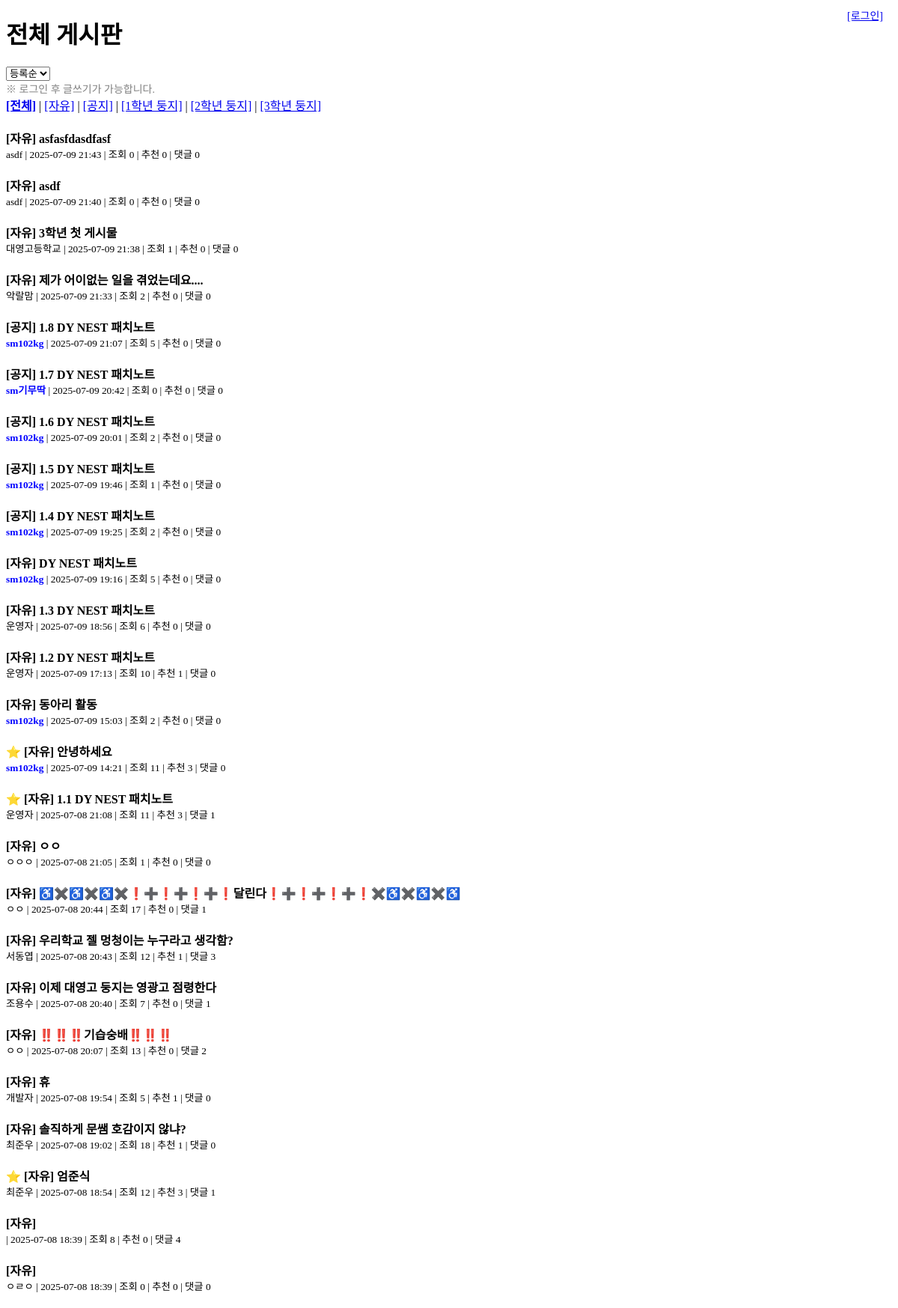
The page / on the database its author committed.
### board/models.py (models this page shows)
class Post(models.Model):
    title = models.CharField(max_length=200)
    content = models.TextField()
    writer = models.CharField(max_length=50)
    board_type = models.CharField(max_length=20, choices=BoardType.choices)
    created_at = models.DateTimeField(auto_now_add=True)
    view_count = models.IntegerField(default=0)
    like_count = models.IntegerField(default=0)
    file = models.FileField(upload_to='uploads/', null=True, blank=True)
    category = models.CharField(max_length=20, choices=CATEGORY_CHOICES, default='자유')
    image = models.ImageField(upload_to='images/', blank=True, null=True)

### board/views.py (the view)
# urls.py: path('', views.index, name='index'),
def index(request):
    board = request.GET.get('board', '전체')
    sort = request.GET.get('sort', 'latest')
    if board == '전체':
        posts = Post.objects.exclude(category__in=['1학년 둥지', '2학년 둥지', '3학년 둥지'])
    else:
        posts = Post.objects.filter(category=board)
    if sort == 'likes':
        posts = posts.order_by('-like_count')
    elif sort == 'views':
        posts = posts.order_by('-view_count')
    else:
        posts = posts.order_by('-created_at')
    for post in posts:
        post.comment_count = post.comments.count()
    user_count = User.objects.count()
    return render(request, 'board/index.html', {
        'posts': posts,
        'board': board,
        'user_count': user_count,
        'ADMIN_USERS': ADMIN_USERS,
    })

### board/templates/board/index.html (shortened to what this page needs)
<!DOCTYPE html>
<html lang="ko">
<head>
</head>
<body>
{% if user.is_authenticated %}
  <div class="login-status">
    {% if user.username in ADMIN_USERS %}
      <span class="admin-name">{{ user.username }}</span> 님 로그인 되셨습니다.<br>
      전체 회원 수: {{ user_count }}명<br>
    {% else %}
      {{ user.username }} 님 로그인 되셨습니다.<br>
    {% endif %}
    <form action="{% url 'logout' %}" method="post" style="display:inline;">
      {% csrf_token %}
      <button type="submit" class="logout-btn">로그아웃</button>
    </form>
  </div>
{% else %}
  <div class="login-status">
    <a href="{% url 'login' %}">[로그인]</a>
  </div>
{% endif %}
<h1>{{ board }} 게시판</h1>
<form method="get">
  <select name="sort" onchange="this.form.submit()">
    <option value="created_at" {% if sort == 'created_at' %}selected{% endif %}>등록순</option>
  </select>
</form>
{% if user.is_authenticated %}
  <a href="{% url 'create_post' %}" style="display: inline-block; margin: 10px 0; padding: 8px 12px; background-color: #4CAF50; color: white; border-radius: 4px; text-decoration: none;">
    글쓰기
  </a>
{% else %}
  <span style="color: gray; font-size: 14px;">※ 로그인 후 글쓰기가 가능합니다.</span>
{% endif %}
<div style="margin-bottom: 20px;">
  <a href="?board=전체" {% if board == '전체' %}style="font-weight:bold;"{% endif %}>[전체]</a> |
  <a href="?board=자유" {% if board == '자유' %}style="font-weight:bold;"{% endif %}>[자유]</a> |
  <a href="?board=공지" {% if board == '공지' %}style="font-weight:bold;"{% endif %}>[공지]</a> |
  <a href="?board=1학년 둥지" {% if board == '1학년 둥지' %}style="font-weight:bold;"{% endif %}>[1학년 둥지]</a> |
  <a href="?board=2학년 둥지" {% if board == '2학년 둥지' %}style="font-weight:bold;"{% endif %}>[2학년 둥지]</a> |
  <a href="?board=3학년 둥지" {% if board == '3학년 둥지' %}style="font-weight:bold;"{% endif %}>[3학년 둥지]</a>
</div>
{% for post in posts %}
  <div style="margin-bottom: 20px;">
    <a href="{% url 'post_detail' post.id %}" style="text-decoration: none; color: black;">
      {% if post.like_count >= 3 %}
        <span style="color: gold;">⭐</span>
      {% endif %}
      <strong>[{{ post.category }}] {{ post.title }}</strong>
    </a><br>
    <small>
      {% if post.writer in ADMIN_USERS %}
        <span class="admin-name">{{ post.writer }}</span>
      {% else %}
        {{ post.writer }}
      {% endif %}
      | {{ post.created_at|date:"Y-m-d H:i" }} |
      조회 {{ post.view_count }} | 추천 {{ post.like_count }} | 댓글 {{ post.comment_count }}
    </small>
  </div>
{% endfor %}
</body>
</html>

### board/templates/board/index.html (style rules this page uses)
.login-status { position: fixed; top: 10px; right: 20px; text-align: right; font-size: 14px; z-index: 1000; }
.admin-name { color: blue; font-weight: bold; }

### rows shown on the page
Post: category "자유", title "asfasfdasdfasf", writer "asdf", created_at "2025-07-09 21:43", view_count "0", like_count "0", comment_count "0"
Post: category "자유", title "asdf", writer "asdf", created_at "2025-07-09 21:40", view_count "0", like_count "0", comment_count "0"
Post: category "자유", title "3학년 첫 게시물", writer "대영고등학교", created_at "2025-07-09 21:38", view_count "1", like_count "0", comment_count "0"
Post: category "자유", title "제가 어이없는 일을 겪었는데요....", writer "악랄맘", created_at "2025-07-09 21:33", view_count "2", like_count "0", comment_count "0"
Post: category "공지", title "1.8 DY NEST 패치노트", writer "sm102kg", created_at "2025-07-09 21:07", view_count "5", like_count "0", comment_count "0"
Post: category "공지", title "1.7 DY NEST 패치노트", writer "sm기무딱", created_at "2025-07-09 20:42", view_count "0", like_count "0", comment_count "0"
Post: category "공지", title "1.6 DY NEST 패치노트", writer "sm102kg", created_at "2025-07-09 20:01", view_count "2", like_count "0", comment_count "0"
Post: category "공지", title "1.5 DY NEST 패치노트", writer "sm102kg", created_at "2025-07-09 19:46", view_count "1", like_count "0", comment_count "0"
Post: category "공지", title "1.4 DY NEST 패치노트", writer "sm102kg", created_at "2025-07-09 19:25", view_count "2", like_count "0", comment_count "0"
Post: category "자유", title "DY NEST 패치노트", writer "sm102kg", created_at "2025-07-09 19:16", view_count "5", like_count "0", comment_count "0"
Post: category "자유", title "1.3 DY NEST 패치노트", writer "운영자", created_at "2025-07-09 18:56", view_count "6", like_count "0", comment_count "0"
Post: category "자유", title "1.2 DY NEST 패치노트", writer "운영자", created_at "2025-07-09 17:13", view_count "10", like_count "1", comment_count "0"
Post: category "자유", title "동아리 활동", writer "sm102kg", created_at "2025-07-09 15:03", view_count "2", like_count "0", comment_count "0"
Post: category "자유", title "안녕하세요", writer "sm102kg", created_at "2025-07-09 14:21", view_count "11", like_count "3", comment_count "0"
Post: category "자유", title "1.1 DY NEST 패치노트", writer "운영자", created_at "2025-07-08 21:08", view_count "11", like_count "3", comment_count "1"
Post: category "자유", title "ㅇㅇ", writer "ㅇㅇㅇ", created_at "2025-07-08 21:05", view_count "1", like_count "0", comment_count "0"
Post: category "자유", title "♿️✖️♿️✖️♿️✖️❗️➕️❗️➕️❗️➕️❗️달린다❗️➕️❗️➕️❗️➕️❗️✖️♿️✖️♿️✖️♿️", writer "ㅇㅇ", created_at "2025-07-08 20:44", view_count "17", like_count "0", comment_count "1"
Post: category "자유", title "우리학교 젤 멍청이는 누구라고 생각함?", writer "서동엽", created_at "2025-07-08 20:43", view_count "12", like_count "1", comment_count "3"
Post: category "자유", title "이제 대영고 둥지는 영광고 점령한다", writer "조용수", created_at "2025-07-08 20:40", view_count "7", like_count "0", comment_count "1"
Post: category "자유", title "‼️‼️‼️기습숭배‼️‼️‼️", writer "ㅇㅇ", created_at "2025-07-08 20:07", view_count "13", like_count "0", comment_count "2"
Post: category "자유", title "휴", writer "개발자", created_at "2025-07-08 19:54", view_count "5", like_count "1", comment_count "0"
Post: category "자유", title "솔직하게 문쌤 호감이지 않냐?", writer "최준우", created_at "2025-07-08 19:02", view_count "18", like_count "1", comment_count "0"
Post: category "자유", title "엄준식", writer "최준우", created_at "2025-07-08 18:54", view_count "12", like_count "3", comment_count "1"
Post: category "자유", created_at "2025-07-08 18:39", view_count "8", like_count "0", comment_count "4"
Post: category "자유", writer "ㅇㄹㅇ", created_at "2025-07-08 18:39", view_count "0", like_count "0", comment_count "0"

### other values the page prints
{{ board }} "전체"
